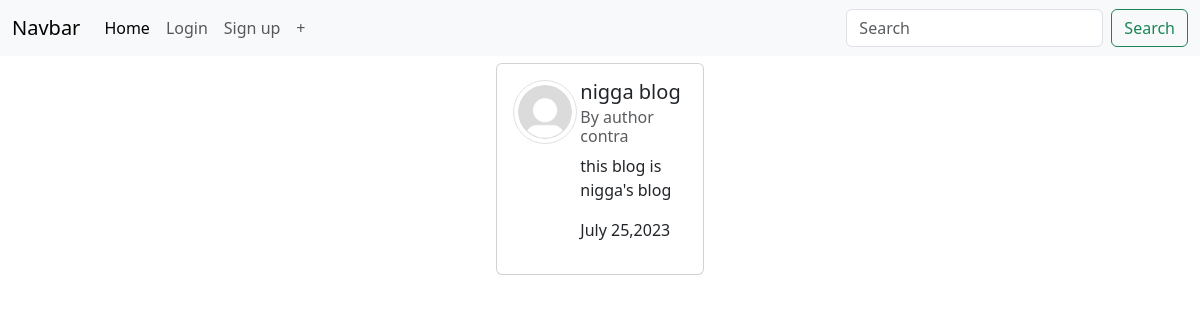
Screenshot of /post/7/ with the database file from the repository.
### blog/models.py (models this page shows, shortened)
class post(models.Model):
    title = models.CharField(max_length=50)
    content =models.CharField(max_length=500)
    author = models.ForeignKey(User , on_delete=models.CASCADE)
    date = models.DateTimeField(default= timezone.now)

### users/models.py (models this page shows, shortened)
class Profile (models.Model):
    user=models.OneToOneField(User, on_delete=models.CASCADE)
    image = models.ImageField(default ='default.jpg', upload_to='profile_pics')

### blog/views.py (the view)
# urls.py: path("post/<int:pk>/", PostDetailView.as_view(), name="post-detail"),
class PostDetailView(DetailView):
    model = post
    template_name ='post_detail.html'

### templates/post_detail.html (shortened to what this page needs)
{% extends 'index.html' %}
{% block body %}
<div style="display: flex;flex-direction: column;  ;">
<div class="c" style="display:flex;flex-direction:column ;align-items:center;justify-content: center; align-items:center; margin: 2.5%; ">
    <div class="card" style="max-width:80% ; display:flex;">
      <div class="card-body" style="display:flex">
        <img class="rounded-circle img-thumbnail" style="height:64px; width:64px"src="{{object.author.profile.image.url}}">
        <div style="display: flex; flex-direction: column; margin-left: 2%;">
        <h5 class="card-title">{{object.title}}</h5>
        <h6 class="card-subtitle mb-2 text-body-secondary">By author {{object.author}}</h6>
        <p class="card-text">{{object.content}}</p>
        <p class="">{{object.date|date:"F d,Y"}}</p>
      </div>
      </div>
    </div>
  </div>
{% endblock body %}

### rows the page displays
post: author.profile.image (placeholder picture), title "nigga blog", author "contra", content "this blog is nigga's blog", date "July 25,2023"
